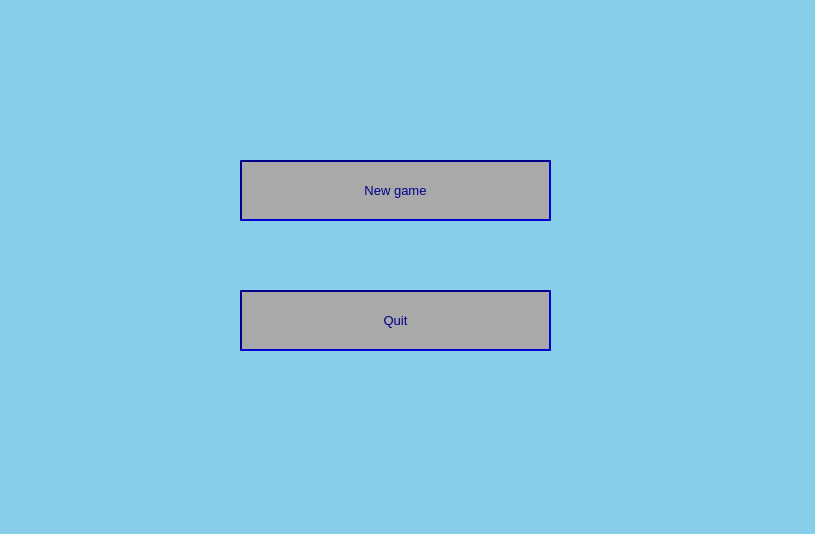
<?xml version="1.0" encoding="UTF-8"?>
<ui version="4.0">
 <class>Menu</class>
 <widget class="QDialog" name="Menu">
  <property name="geometry">
   <rect>
    <x>0</x>
    <y>0</y>
    <width>815</width>
    <height>534</height>
   </rect>
  </property>
  <property name="windowTitle">
   <string>Dialog</string>
  </property>
  <property name="styleSheet">
   <string notr="true">background-color:skyblue ;
</string>
  </property>
  <widget class="QPushButton" name="pushButtonNewgame">
   <property name="geometry">
    <rect>
     <x>240</x>
     <y>160</y>
     <width>311</width>
     <height>61</height>
    </rect>
   </property>
   <property name="font">
    <font>
     <pointsize>10</pointsize>
    </font>
   </property>
   <property name="styleSheet">
    <string notr="true">color:darkblue ;
border-color:darkblue ;
border-style:solid;
border-width:2px;
background:darkgray;
border-style: inset;</string>
   </property>
   <property name="text">
    <string>New game</string>
   </property>
  </widget>
  <widget class="QPushButton" name="pushButton_quit">
   <property name="geometry">
    <rect>
     <x>240</x>
     <y>290</y>
     <width>311</width>
     <height>61</height>
    </rect>
   </property>
   <property name="font">
    <font>
     <pointsize>10</pointsize>
    </font>
   </property>
   <property name="styleSheet">
    <string notr="true">color:darkblue ;
border-color:darkblue ;
border-style:solid;
border-width:2px;
background:darkgray;
border-style: inset;</string>
   </property>
   <property name="text">
    <string>Quit</string>
   </property>
  </widget>
 </widget>
 <resources/>
 <connections/>
</ui>
